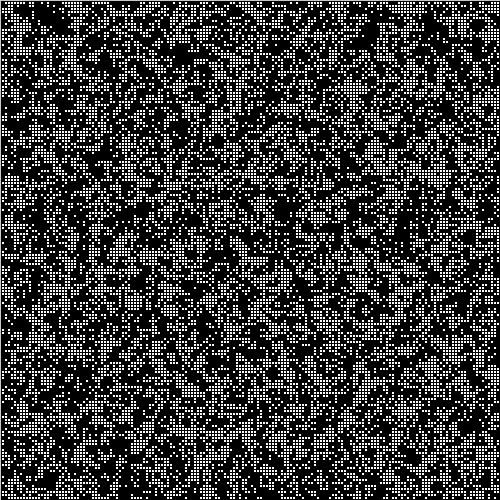
Frame 1 (no input)
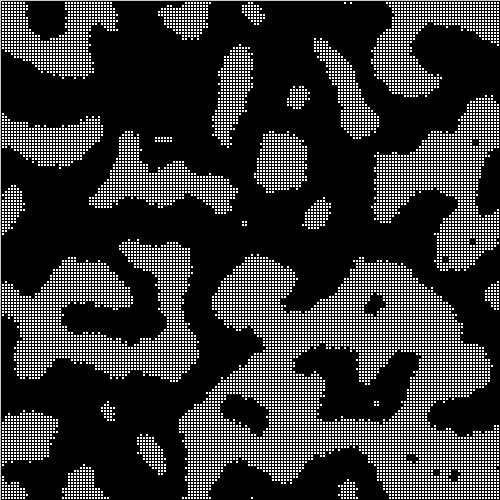
Frame 60 (the mouse pressed at the canvas centre just before this capture)
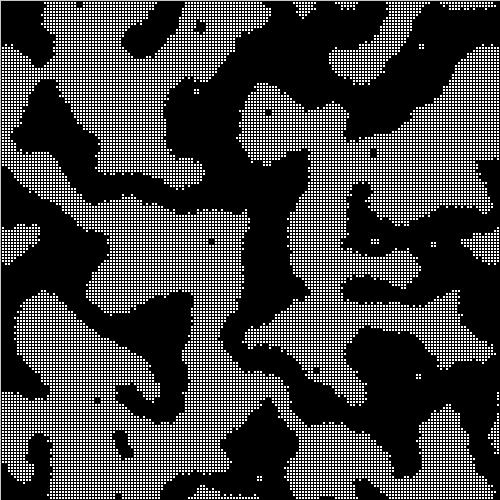
Frame 120 (the mouse held since frame 60 and released just before this capture)

The Processing sketch that drew these frames (run headless with seeded random() and noise(); from frame 60 on, the mouse is pressed at the canvas centre):

// Processing sketch: CellularAutonomy
// ── CellularAutonomy.pde
Cell[][] _cellArray; 
int _cellSize =3; 
int _numX, _numY; 
int cnt = 0; 

void setup() 
{
  size(500,500); 
  _numX = floor(width/_cellSize); 
  _numY = floor(height/_cellSize); 
  restart(); 
}

void restart(){
_cellArray = new Cell[_numX][_numY];
for (int x=0; x < _numX; x++){
  for(int y=0; y < _numY; y++) {
    Cell newCell = new Cell(x,y); 
    _cellArray[x][y] = newCell; 
  }
}

for(int x = 0; x < _numX; x++) {
  for (int y = 0; y < _numY; y++) {
    
    int above = y-1; 
    int below = y + 1; 
    int left = x - 1; 
    int right = x + 1; 
    
    if(above < 0) { above = _numY -1; }
    if(below == _numY) {below =0; }
    if(left <0){left = _numX -1; }
    if(right == _numX) { right = 0;}
    
    _cellArray[x][y].addNeighbor(_cellArray[left][above]); 
    _cellArray[x][y].addNeighbor(_cellArray[left][y]); 
    _cellArray[x][y].addNeighbor(_cellArray[left][below]);  
    _cellArray[x][y].addNeighbor(_cellArray[x][below]); 
    _cellArray[x][y].addNeighbor(_cellArray[right][below]); 
    _cellArray[x][y].addNeighbor(_cellArray[right][y]); 
    _cellArray[x][y].addNeighbor(_cellArray[right][above]); 
    _cellArray[x][y].addNeighbor(_cellArray[x][above]); 
  }
}
}

void draw() {
  background(200); 
  
  for(int x = 0; x < _numX; x++) { 
    for(int y = 0; y < _numY; y++) { 
      _cellArray[x][y].calcNextState_2();
  }
  }
translate(_cellSize / 2, _cellSize /2); 

  for(int x = 0; x < _numX; x++) { 
    for(int y = 0; y < _numY; y++) { 
      _cellArray[x][y].drawMe();
  }
  }
  
  save(cnt+".tiff"); 
}

void mousePressed() {
  restart();
}



class Cell { 
  float x, y; 
  boolean state;
  boolean nextState; 
  Cell[] neighbors; 
  
  Cell(float ex, float why) {
    x = ex * _cellSize; 
    y = why * _cellSize;
    
    if(random(2) > 1) {
      nextState = true; 
    }else{
      nextState = false; 
    }
    state = nextState; 
    neighbors = new Cell[0]; 
  }
  
  void addNeighbor(Cell cell) {
    neighbors = (Cell[])append(neighbors, cell); 
  }
  
   void calcNextState_2(){
    
    int liveCount = 0; 
    
    if(state) {liveCount++;} 
    for(int i=0; i < neighbors.length; i++) {
       if(neighbors[i].state == true) {
      liveCount++; 
       }
    }
    
    if(liveCount <= 4) {
      nextState = false; 
    }else if (liveCount > 4) {
      nextState = true; 
    //TODO: Continue here 
    }
    
    if((liveCount == 4) || (liveCount ==5)) {
      nextState = !nextState; 
    }
   }
    
   

  
  void calcNextState_1(){
    
    int liveCount = 0; 
    for(int i=0; i < neighbors.length; i++) {
      if(neighbors[i].state == true) {
        liveCount++; 
      }
    }
    
    if(state == true) { 
      if((liveCount == 2) || (liveCount == 3)) { 
        nextState = true; 
      } else {
        nextState = false;
      }
    }else{ 
        if(liveCount == 3) { 
          nextState = true; 
        }else{
          nextState = false;
        }
      }
    }

  
  void drawMe() {
    state = nextState; 
    stroke(0); 
    if(state == true) {
      fill(0); 
    }else{
      fill(255); 
    }
    rect(x,y,_cellSize, _cellSize); 
  }
}
